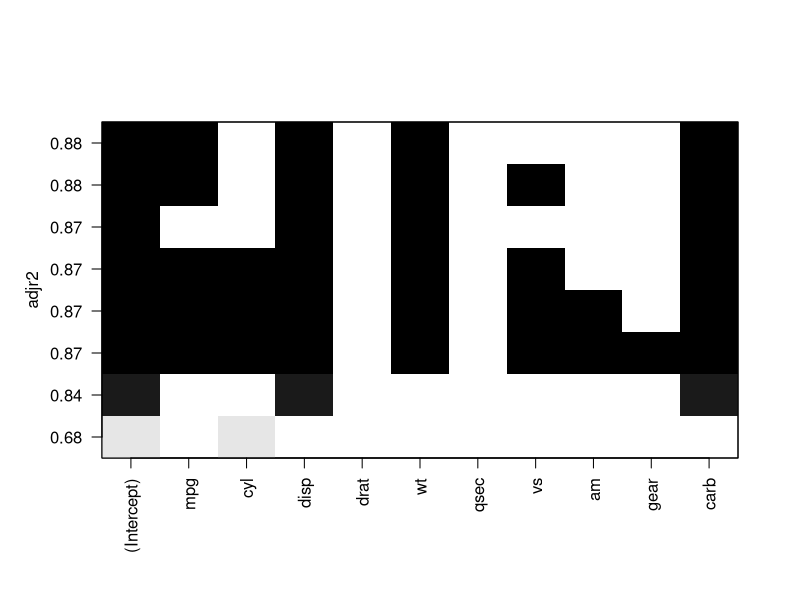

This figure's R source:
library(leaps)

model_compare <- regsubsets(hp ~., data = mtcars)
summary(model_compare)
plot(model_compare, scale = 'adjr2') # adjusted R^2 

# build the top options
lm1 <- lm(hp ~ mpg + disp + wt + carb, data = mtcars)
lm2 <- lm(hp ~ mpg + disp + wt + vs + carb, data = mtcars)

# compare the top options' Mean Squared Error (MSE). Want lowest value. 
mean(lm1$residuals^2)
mean(lm2$residuals^2)

# compare the top options' AIC, also looking for lowest value
library(MASS)
s1 <- stepAIC(lm1, direction = "both")
s1$anova
